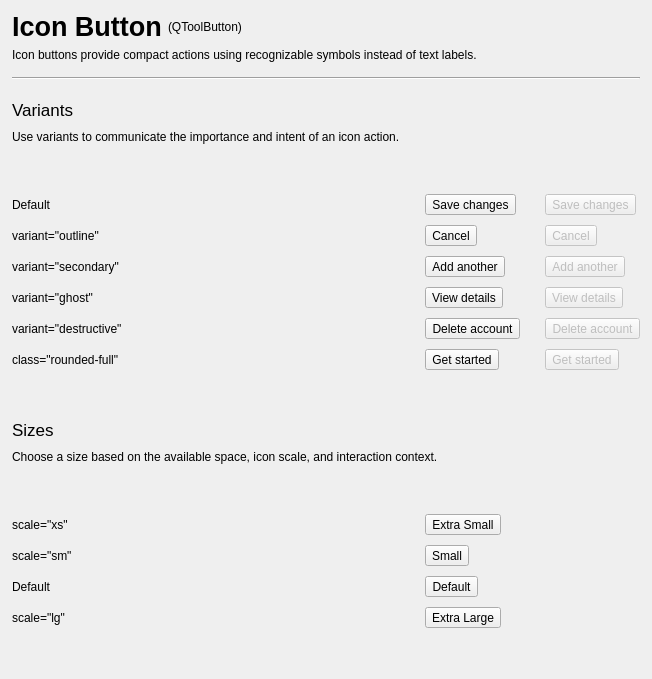
        <widget class="QWidget" name="icon_button_page">
         <layout class="QVBoxLayout" name="verticalLayout_19">
          <property name="leftMargin">
           <number>12</number>
          </property>
          <property name="rightMargin">
           <number>12</number>
          </property>
          <item>
           <layout class="QVBoxLayout" name="verticalLayout_18">
            <property name="bottomMargin">
             <number>9</number>
            </property>
            <item>
             <layout class="QHBoxLayout" name="horizontalLayout">
              <item>
               <widget class="QLabel" name="label_19">
                <property name="sizePolicy">
                 <sizepolicy hsizetype="Fixed" vsizetype="Preferred">
                  <horstretch>0</horstretch>
                  <verstretch>0</verstretch>
                 </sizepolicy>
                </property>
                <property name="styleSheet">
                 <string notr="true">font-size: 20pt;
font-weight: 600;</string>
                </property>
                <property name="text">
                 <string>Icon Button</string>
                </property>
               </widget>
              </item>
              <item>
               <widget class="QLabel" name="label_23">
                <property name="text">
                 <string>(QToolButton)</string>
                </property>
               </widget>
              </item>
             </layout>
            </item>
            <item>
             <widget class="QLabel" name="label_20">
              <property name="text">
               <string>Icon buttons provide compact actions using recognizable symbols instead of text labels.</string>
              </property>
              <property name="wordWrap">
               <bool>true</bool>
              </property>
              <property name="class" stdset="0">
               <string>muted</string>
              </property>
             </widget>
            </item>
           </layout>
          </item>
          <item>
           <widget class="Line" name="line_3">
            <property name="minimumSize">
             <size>
              <width>0</width>
              <height>2</height>
             </size>
            </property>
            <property name="maximumSize">
             <size>
              <width>16777215</width>
              <height>2</height>
             </size>
            </property>
            <property name="orientation">
             <enum>Qt::Orientation::Horizontal</enum>
            </property>
           </widget>
          </item>
          <item>
           <layout class="QGridLayout" name="gridLayout_5">
            <property name="leftMargin">
             <number>0</number>
            </property>
            <property name="topMargin">
             <number>15</number>
            </property>
            <property name="horizontalSpacing">
             <number>25</number>
            </property>
            <property name="verticalSpacing">
             <number>10</number>
            </property>
            <item row="19" column="1">
             <widget class="QToolButton" name="toolButton_54">
              <property name="cursor">
               <cursorShape>PointingHandCursor</cursorShape>
              </property>
              <property name="text">
               <string>Extra Large</string>
              </property>
              <property name="icon">
               <iconset resource="resources.qrc">
                <normaloff>:/resources/assets/logo.png</normaloff>:/resources/assets/logo.png</iconset>
              </property>
              <property name="scale" stdset="0">
               <string>lg</string>
              </property>
             </widget>
            </item>
            <item row="3" column="0">
             <widget class="QLabel" name="label_32">
              <property name="text">
               <string>Default</string>
              </property>
             </widget>
            </item>
            <item row="5" column="0">
             <widget class="QLabel" name="label_35">
              <property name="text">
               <string>variant=&quot;secondary&quot;</string>
              </property>
             </widget>
            </item>
            <item row="3" column="1">
             <widget class="QToolButton" name="toolButton_55">
              <property name="cursor">
               <cursorShape>PointingHandCursor</cursorShape>
              </property>
              <property name="text">
               <string>Save changes</string>
              </property>
              <property name="icon">
               <iconset resource="resources.qrc">
                <normaloff>:/resources/assets/logo.png</normaloff>:/resources/assets/logo.png</iconset>
              </property>
              <property name="variant" stdset="0">
               <string/>
              </property>
             </widget>
            </item>
            <item row="2" column="0">
             <spacer name="verticalSpacer_40">
              <property name="orientation">
               <enum>Qt::Orientation::Vertical</enum>
              </property>
              <property name="sizeHint" stdset="0">
               <size>
                <width>20</width>
                <height>40</height>
               </size>
              </property>
             </spacer>
            </item>
            <item row="11" column="0">
             <spacer name="verticalSpacer_39">
              <property name="orientation">
               <enum>Qt::Orientation::Vertical</enum>
              </property>
              <property name="sizeHint" stdset="0">
               <size>
                <width>20</width>
                <height>40</height>
               </size>
              </property>
             </spacer>
            </item>
            <item row="3" column="2">
             <widget class="QToolButton" name="toolButton_47">
              <property name="enabled">
               <bool>false</bool>
              </property>
              <property name="cursor">
               <cursorShape>PointingHandCursor</cursorShape>
              </property>
              <property name="text">
               <string>Save changes</string>
              </property>
              <property name="icon">
               <iconset resource="resources.qrc">
                <normaloff>:/resources/assets/logo.png</normaloff>:/resources/assets/logo.png</iconset>
              </property>
              <property name="variant" stdset="0">
               <string/>
              </property>
             </widget>
            </item>
            <item row="18" column="1">
             <widget class="QToolButton" name="toolButton_53">
              <property name="cursor">
               <cursorShape>PointingHandCursor</cursorShape>
              </property>
              <property name="text">
               <string>Default</string>
              </property>
              <property name="icon">
               <iconset resource="resources.qrc">
                <normaloff>:/resources/assets/logo.png</normaloff>:/resources/assets/logo.png</iconset>
              </property>
              <property name="scale" stdset="0">
               <string/>
              </property>
             </widget>
            </item>
            <item row="9" column="0">
             <widget class="QLabel" name="label_39">
              <property name="text">
               <string>class=&quot;rounded-full&quot;</string>
              </property>
             </widget>
            </item>
            <item row="8" column="0">
             <widget class="QLabel" name="label_37">
              <property name="text">
               <string>variant=&quot;destructive&quot;</string>
              </property>
             </widget>
            </item>
            <item row="16" column="1">
             <widget class="QToolButton" name="toolButton_51">
              <property name="cursor">
               <cursorShape>PointingHandCursor</cursorShape>
              </property>
              <property name="text">
               <string>Extra Small</string>
              </property>
              <property name="icon">
               <iconset resource="resources.qrc">
                <normaloff>:/resources/assets/logo.png</normaloff>:/resources/assets/logo.png</iconset>
              </property>
              <property name="scale" stdset="0">
               <string>xs</string>
              </property>
             </widget>
            </item>
            <item row="6" column="1">
             <widget class="QToolButton" name="toolButton_49">
              <property name="cursor">
               <cursorShape>PointingHandCursor</cursorShape>
              </property>
              <property name="text">
               <string>View details</string>
              </property>
              <property name="icon">
               <iconset resource="resources.qrc">
                <normaloff>:/resources/assets/logo.png</normaloff>:/resources/assets/logo.png</iconset>
              </property>
              <property name="variant" stdset="0">
               <string>ghost</string>
              </property>
             </widget>
            </item>
            <item row="13" column="0" colspan="3">
             <widget class="QLabel" name="label_29">
              <property name="text">
               <string>Choose a size based on the available space, icon scale, and interaction context.</string>
              </property>
              <property name="class" stdset="0">
               <string>muted</string>
              </property>
             </widget>
            </item>
            <item row="8" column="1">
             <widget class="QToolButton" name="toolButton_46">
              <property name="cursor">
               <cursorShape>PointingHandCursor</cursorShape>
              </property>
              <property name="text">
               <string>Delete account</string>
              </property>
              <property name="icon">
               <iconset resource="resources.qrc">
                <normaloff>:/resources/assets/logo.png</normaloff>:/resources/assets/logo.png</iconset>
              </property>
              <property name="variant" stdset="0">
               <string>destructive</string>
              </property>
             </widget>
            </item>
            <item row="5" column="2">
             <widget class="QToolButton" name="toolButton_42">
              <property name="enabled">
               <bool>false</bool>
              </property>
              <property name="cursor">
               <cursorShape>PointingHandCursor</cursorShape>
              </property>
              <property name="text">
               <string>Add another</string>
              </property>
              <property name="icon">
               <iconset resource="resources.qrc">
                <normaloff>:/resources/assets/logo.png</normaloff>:/resources/assets/logo.png</iconset>
              </property>
              <property name="variant" stdset="0">
               <string>secondary</string>
              </property>
             </widget>
            </item>
            <item row="9" column="1">
             <widget class="QToolButton" name="toolButton_57">
              <property name="text">
               <string>Get started</string>
              </property>
              <property name="icon">
               <iconset resource="resources.qrc">
                <normaloff>:/resources/assets/logo.png</normaloff>:/resources/assets/logo.png</iconset>
              </property>
              <property name="variant" stdset="0">
               <string>rounded-full</string>
              </property>
              <property name="class" stdset="0">
               <string>rounded-full</string>
              </property>
             </widget>
            </item>
            <item row="17" column="0">
             <widget class="QLabel" name="label_40">
              <property name="text">
               <string>scale=&quot;sm&quot;</string>
              </property>
             </widget>
            </item>
            <item row="5" column="1">
             <widget class="QToolButton" name="toolButton_48">
              <property name="cursor">
               <cursorShape>PointingHandCursor</cursorShape>
              </property>
              <property name="text">
               <string>Add another</string>
              </property>
              <property name="icon">
               <iconset resource="resources.qrc">
                <normaloff>:/resources/assets/logo.png</normaloff>:/resources/assets/logo.png</iconset>
              </property>
              <property name="variant" stdset="0">
               <string>secondary</string>
              </property>
             </widget>
            </item>
            <item row="6" column="2">
             <widget class="QToolButton" name="toolButton_45">
              <property name="enabled">
               <bool>false</bool>
              </property>
              <property name="cursor">
               <cursorShape>PointingHandCursor</cursorShape>
              </property>
              <property name="text">
               <string>View details</string>
              </property>
              <property name="icon">
               <iconset resource="resources.qrc">
                <normaloff>:/resources/assets/logo.png</normaloff>:/resources/assets/logo.png</iconset>
              </property>
              <property name="variant" stdset="0">
               <string>ghost</string>
              </property>
             </widget>
            </item>
            <item row="17" column="1">
             <widget class="QToolButton" name="toolButton_52">
              <property name="cursor">
               <cursorShape>PointingHandCursor</cursorShape>
              </property>
              <property name="text">
               <string>Small</string>
              </property>
              <property name="icon">
               <iconset resource="resources.qrc">
                <normaloff>:/resources/assets/logo.png</normaloff>:/resources/assets/logo.png</iconset>
              </property>
              <property name="scale" stdset="0">
               <string>sm</string>
              </property>
             </widget>
            </item>
            <item row="4" column="2">
             <widget class="QToolButton" name="toolButton_44">
              <property name="enabled">
               <bool>false</bool>
              </property>
              <property name="cursor">
               <cursorShape>PointingHandCursor</cursorShape>
              </property>
              <property name="text">
               <string>Cancel</string>
              </property>
              <property name="icon">
               <iconset resource="resources.qrc">
                <normaloff>:/resources/assets/logo.png</normaloff>:/resources/assets/logo.png</iconset>
              </property>
              <property name="variant" stdset="0">
               <string>outline</string>
              </property>
             </widget>
            </item>
            <item row="6" column="0">
             <widget class="QLabel" name="label_36">
              <property name="text">
               <string>variant=&quot;ghost&quot;</string>
              </property>
             </widget>
            </item>
            <item row="12" column="0">
             <widget class="QLabel" name="label_30">
              <property name="styleSheet">
               <string notr="true">font-size: 13pt;</string>
              </property>
              <property name="text">
               <string>Sizes</string>
              </property>
             </widget>
            </item>
            <item row="9" column="2">
             <widget class="QToolButton" name="toolButton_58">
              <property name="enabled">
               <bool>false</bool>
              </property>
              <property name="text">
               <string>Get started</string>
              </property>
              <property name="icon">
               <iconset resource="resources.qrc">
                <normaloff>:/resources/assets/logo.png</normaloff>:/resources/assets/logo.png</iconset>
              </property>
              <property name="variant" stdset="0">
               <string>rounded-full</string>
              </property>
              <property name="class" stdset="0">
               <string>rounded-full</string>
              </property>
             </widget>
            </item>
            <item row="18" column="0">
             <widget class="QLabel" name="label_41">
              <property name="text">
               <string>Default</string>
              </property>
             </widget>
            </item>
            <item row="8" column="2">
             <widget class="QToolButton" name="toolButton_56">
              <property name="enabled">
               <bool>false</bool>
              </property>
              <property name="cursor">
               <cursorShape>PointingHandCursor</cursorShape>
              </property>
              <property name="text">
               <string>Delete account</string>
              </property>
              <property name="icon">
               <iconset resource="resources.qrc">
                <normaloff>:/resources/assets/logo.png</normaloff>:/resources/assets/logo.png</iconset>
              </property>
              <property name="variant" stdset="0">
               <string>destructive</string>
              </property>
             </widget>
            </item>
            <item row="19" column="0">
             <widget class="QLabel" name="label_42">
              <property name="text">
               <string>scale=&quot;lg&quot;</string>
              </property>
             </widget>
            </item>
            <item row="0" column="0">
             <widget class="QLabel" name="label_38">
              <property name="styleSheet">
               <string notr="true">font-size: 13pt;</string>
              </property>
              <property name="text">
               <string>Variants</string>
              </property>
             </widget>
            </item>
            <item row="4" column="1">
             <widget class="QToolButton" name="toolButton_41">
              <property name="cursor">
               <cursorShape>PointingHandCursor</cursorShape>
              </property>
              <property name="text">
               <string>Cancel</string>
              </property>
              <property name="icon">
               <iconset resource="resources.qrc">
                <normaloff>:/resources/assets/logo.png</normaloff>:/resources/assets/logo.png</iconset>
              </property>
              <property name="variant" stdset="0">
               <string>outline</string>
              </property>
             </widget>
            </item>
            <item row="4" column="0">
             <widget class="QLabel" name="label_31">
              <property name="text">
               <string>variant=&quot;outline&quot;</string>
              </property>
             </widget>
            </item>
            <item row="16" column="0">
             <widget class="QLabel" name="label_33">
              <property name="text">
               <string>scale=&quot;xs&quot;</string>
              </property>
             </widget>
            </item>
            <item row="15" column="0">
             <spacer name="verticalSpacer_41">
              <property name="orientation">
               <enum>Qt::Orientation::Vertical</enum>
              </property>
              <property name="sizeHint" stdset="0">
               <size>
                <width>20</width>
                <height>40</height>
               </size>
              </property>
             </spacer>
            </item>
            <item row="1" column="0">
             <widget class="QLabel" name="label_34">
              <property name="text">
               <string>Use variants to communicate the importance and intent of an icon action.</string>
              </property>
              <property name="class" stdset="0">
               <string>muted</string>
              </property>
             </widget>
            </item>
           </layout>
          </item>
          <item>
           <spacer name="verticalSpacer_42">
            <property name="orientation">
             <enum>Qt::Orientation::Vertical</enum>
            </property>
            <property name="sizeHint" stdset="0">
             <size>
              <width>20</width>
              <height>40</height>
             </size>
            </property>
           </spacer>
          </item>
         </layout>
        </widget>
